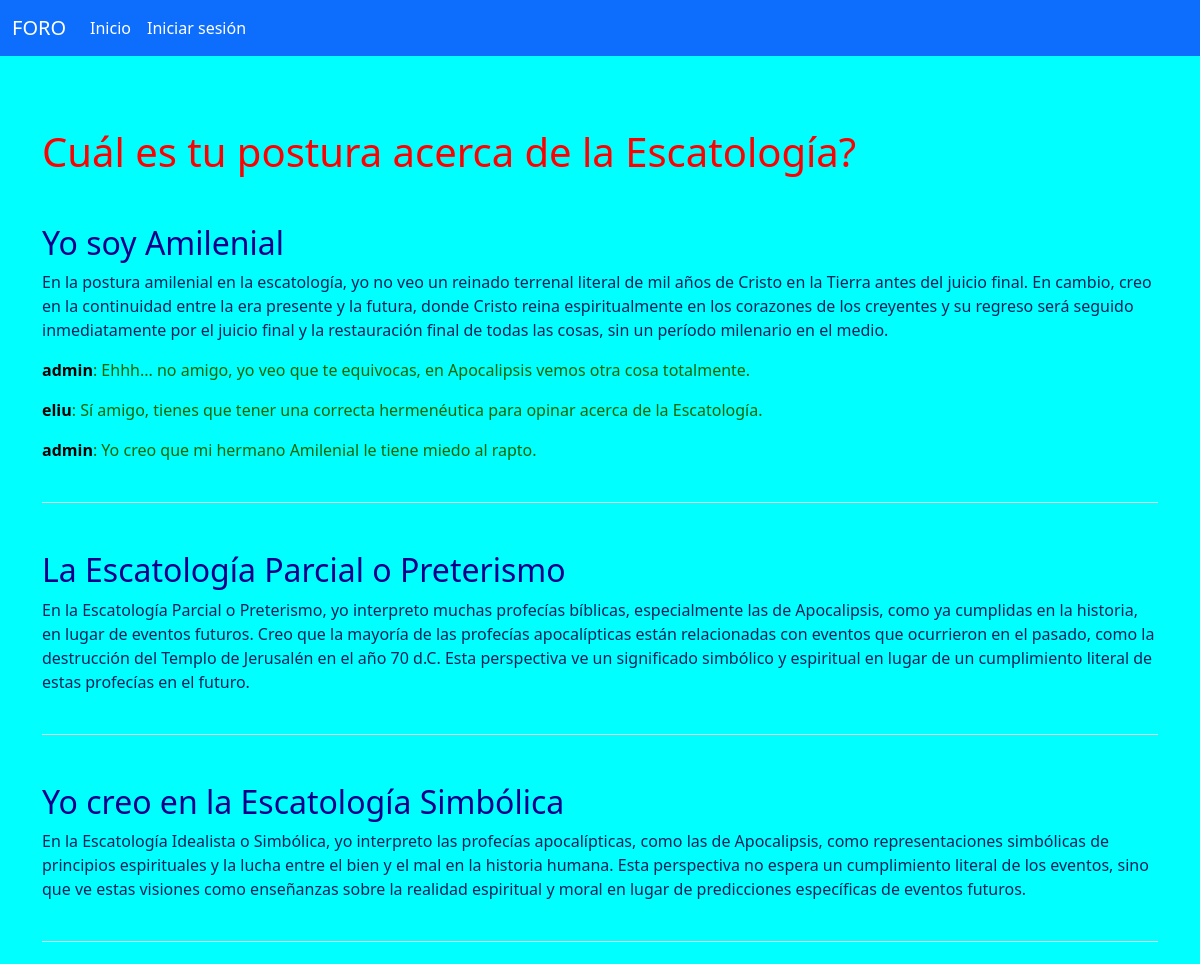
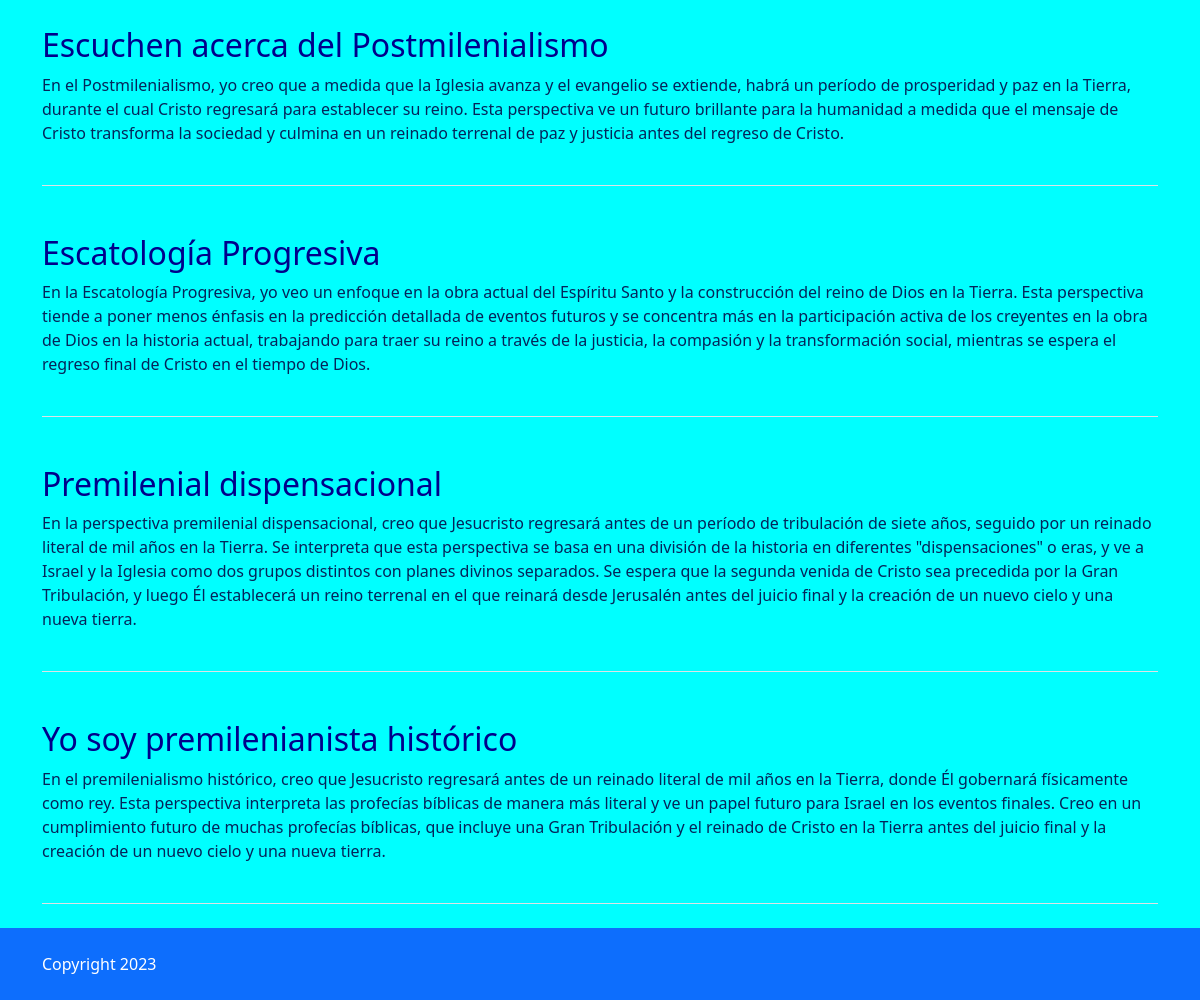
The page / on the database its author committed (2 pictures, top to bottom).
### base/models.py (models this page shows, shortened)
class Post(models.Model):
    title = models.CharField(max_length=200)
    text = models.TextField()
    updated = models.DateTimeField(auto_now = True)
    created = models.DateTimeField(auto_now_add = True)
    user = models.ForeignKey(User, null=True, on_delete=models.SET_NULL)

class Comment(models.Model):
    text = models.TextField()
    user = models.ForeignKey(User, null=True, on_delete=models.SET_NULL)
    post = models.ForeignKey(Post, on_delete=models.CASCADE)
    updated = models.DateTimeField(auto_now = True)
    created = models.DateTimeField(auto_now_add = True)

### base/views.py (the view)
# urls.py: path('', views.home),
def home(request):
    posts = Post.objects.order_by('-created')
    return render(request, 'home.html', {'posts': posts})

### templates/home.html (shortened to what this page needs)
{% extends "layouts/main.html" %}
{% block content %}
<h1 style="color: red;">Cuál es tu postura acerca de la Escatología?</h1>
{% for p in posts %}
<div class="my-4 py-4 border-bottom">
    <h2 style="color: darkblue;"> {{p.title}} </h2>
    <p style="color: rgb(5, 36, 90);"> {{p.text}} </p>
    {% for c in p.comment_set.all %}
        <p style="color: rgb(10, 103, 1);"> <b style="color: black;">{{ c.user.username }}</b>: {{ c.text }} </p>
    {% endfor %}
</div>
{% endfor %}
{% endblock %}

### templates/layouts/main.html (shortened to what this page needs)
{% load static %}
<!DOCTYPE html>
<html lang="es">
<head>
    <link href="https://cdn.jsdelivr.net/npm/bootstrap@5.3.1/dist/css/bootstrap.min.css" rel="stylesheet">
</head>
<body style="background-color: aqua;">
    <header>
        <nav class="navbar navbar-expand-md bg-primary">
            <div class="container-fluid">
              <a class="navbar-brand text-white" href="#">FORO</a>
              <div class="collapse navbar-collapse" id="navbarSupportedContent">
                <ul class="navbar-nav me-auto mb-2 mb-lg-0">
                  <li class="nav-item">
                    <a class="nav-link text-white" href="/">Inicio</a>
                  </li>
                  {% if request.user.is_authenticated %}
                  <li class="nav-item">
                      <a class="nav-link text-white" href="/logout">Cerrar sesión</a>
                  </li>
                  {% else %}
                  <li class="nav-item">
                      <a class="nav-link text-white" href="/login">Iniciar sesión</a>
                  </li>
                  {% endif %}
                </ul>
              </div>
            </div>
        </nav>
    </header>
    <main role="main" class="container my-5">
        <div class="py-4">
            {% block content %}
            {% endblock %}
        </div>
    </main>
    <footer class="footer bg-primary p-4 fixed-bottom">
        <div class="container">
            <span class="text-white">Copyright 2023</span>
        </div>
    </footer>
</body>
</html>

### rows shown on the page
Post: title "Yo soy Amilenial", text "En la postura amilenial en la escatología, yo no veo un reinado terrenal literal de mil años de Cristo en la Tierra antes del juicio final. En cambio, creo en la continuidad entre la era presente y la futura, donde Cristo reina espiritualmente en los corazones de los creyentes y su regreso será seguido inmediatamente por el juicio final y la restauración final de todas las cosas, sin un período milenario en el medio."
Comment: user.username "admin", text "Ehhh... no amigo, yo veo que te equivocas, en Apocalipsis vemos otra cosa totalmente."
Comment: user.username "eliu", text "Sí amigo, tienes que tener una correcta hermenéutica para opinar acerca de la Escatología."
Comment: user.username "admin", text "Yo creo que mi hermano Amilenial le tiene miedo al rapto."
Post: title "La Escatología Parcial o Preterismo", text "En la Escatología Parcial o Preterismo, yo interpreto muchas profecías bíblicas, especialmente las de Apocalipsis, como ya cumplidas en la historia, en lugar de eventos futuros. Creo que la mayoría de las profecías apocalípticas están relacionadas con eventos que ocurrieron en el pasado, como la destrucción del Templo de Jerusalén en el año 70 d.C. Esta perspectiva ve un significado simbólico y espiritual en lugar de un cumplimiento literal de estas profecías en el futuro."
Post: title "Yo creo en la Escatología Simbólica", text "En la Escatología Idealista o Simbólica, yo interpreto las profecías apocalípticas, como las de Apocalipsis, como representaciones simbólicas de principios espirituales y la lucha entre el bien y el mal en la historia humana. Esta perspectiva no espera un cumplimiento literal de los eventos, sino que ve estas visiones como enseñanzas sobre la realidad espiritual y moral en lugar de predicciones específicas de eventos futuros."
Post: title "Escuchen acerca del Postmilenialismo", text "En el Postmilenialismo, yo creo que a medida que la Iglesia avanza y el evangelio se extiende, habrá un período de prosperidad y paz en la Tierra, durante el cual Cristo regresará para establecer su reino. Esta perspectiva ve un futuro brillante para la humanidad a medida que el mensaje de Cristo transforma la sociedad y culmina en un reinado terrenal de paz y justicia antes del regreso de Cristo."
Post: title "Escatología Progresiva", text "En la Escatología Progresiva, yo veo un enfoque en la obra actual del Espíritu Santo y la construcción del reino de Dios en la Tierra. Esta perspectiva tiende a poner menos énfasis en la predicción detallada de eventos futuros y se concentra más en la participación activa de los creyentes en la obra de Dios en la historia actual, trabajando para traer su reino a través de la justicia, la compasión y la transformación social, mientras se espera el regreso final de Cristo en el tiempo de Dios."
Post: title "Premilenial dispensacional", text "En la perspectiva premilenial dispensacional, creo que Jesucristo regresará antes de un período de tribulación de siete años, seguido por un reinado literal de mil años en la Tierra. Se interpreta que esta perspectiva se basa en una división de la historia en diferentes \"dispensaciones\" o eras, y ve a Israel y la Iglesia como dos grupos distintos con planes divinos separados. Se espera que la segunda venida de Cristo sea precedida por la Gran Tribulación, y luego Él establecerá un reino terrenal en el que reinará desde Jerusalén antes del juicio final y la creación de un nuevo cielo y una nueva tierra."
Post: title "Yo soy premilenianista histórico", text "En el premilenialismo histórico, creo que Jesucristo regresará antes de un reinado literal de mil años en la Tierra, donde Él gobernará físicamente como rey. Esta perspectiva interpreta las profecías bíblicas de manera más literal y ve un papel futuro para Israel en los eventos finales. Creo en un cumplimiento futuro de muchas profecías bíblicas, que incluye una Gran Tribulación y el reinado de Cristo en la Tierra antes del juicio final y la creación de un nuevo cielo y una nueva tierra."
